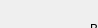
          <widget class="QWidget" name="page_12">
           <property name="geometry">
            <rect>
             <x>0</x>
             <y>0</y>
             <width>98</width>
             <height>28</height>
            </rect>
           </property>
           <attribute name="label">
            <string>Vitrobot Settings</string>
           </attribute>
           <widget class="QWidget" name="layoutWidget">
            <property name="geometry">
             <rect>
              <x>90</x>
              <y>10</y>
              <width>461</width>
              <height>111</height>
             </rect>
            </property>
            <layout class="QGridLayout" name="gridLayout_20">
             <item row="0" column="0">
              <widget class="QLabel" name="BLotForce_VitrobotSettings_2">
               <property name="text">
                <string>Blot Force</string>
               </property>
              </widget>
             </item>
             <item row="0" column="1">
              <widget class="QLineEdit" name="BlotForceText_VitrobotSettings_2"/>
             </item>
             <item row="0" column="3">
              <widget class="QLineEdit" name="WaitText_VitrobotSettings_2"/>
             </item>
             <item row="1" column="1">
              <widget class="QLineEdit" name="BlotText_VitrobotSettings_2"/>
             </item>
             <item row="1" column="3">
              <widget class="QLineEdit" name="HumiditySetText_VitrobotSettings_2"/>
             </item>
             <item row="2" column="1">
              <widget class="QLineEdit" name="DrainText_VitrobotSettings_2"/>
             </item>
             <item row="2" column="3">
              <widget class="QLineEdit" name="ActualText_VitrobotSettings_2"/>
             </item>
             <item row="2" column="0">
              <widget class="QLabel" name="Wait_VitrobotSettings_2">
               <property name="text">
                <string>Wait</string>
               </property>
              </widget>
             </item>
             <item row="0" column="2">
              <widget class="QLabel" name="Blot_VitrobotSettings_2">
               <property name="text">
                <string>Blot Time</string>
               </property>
              </widget>
             </item>
             <item row="1" column="0">
              <widget class="QLabel" name="HumiditySet_VitrobotSettings_2">
               <property name="text">
                <string>Humidity Set</string>
               </property>
              </widget>
             </item>
             <item row="1" column="2">
              <widget class="QLabel" name="Actual_VitrobotSettings_2">
               <property name="text">
                <string>Actual Humidity</string>
               </property>
              </widget>
             </item>
             <item row="2" column="2">
              <widget class="QLabel" name="Drain_VitrobotSettings_2">
               <property name="text">
                <string>Drain</string>
               </property>
              </widget>
             </item>
            </layout>
           </widget>
          </widget>
